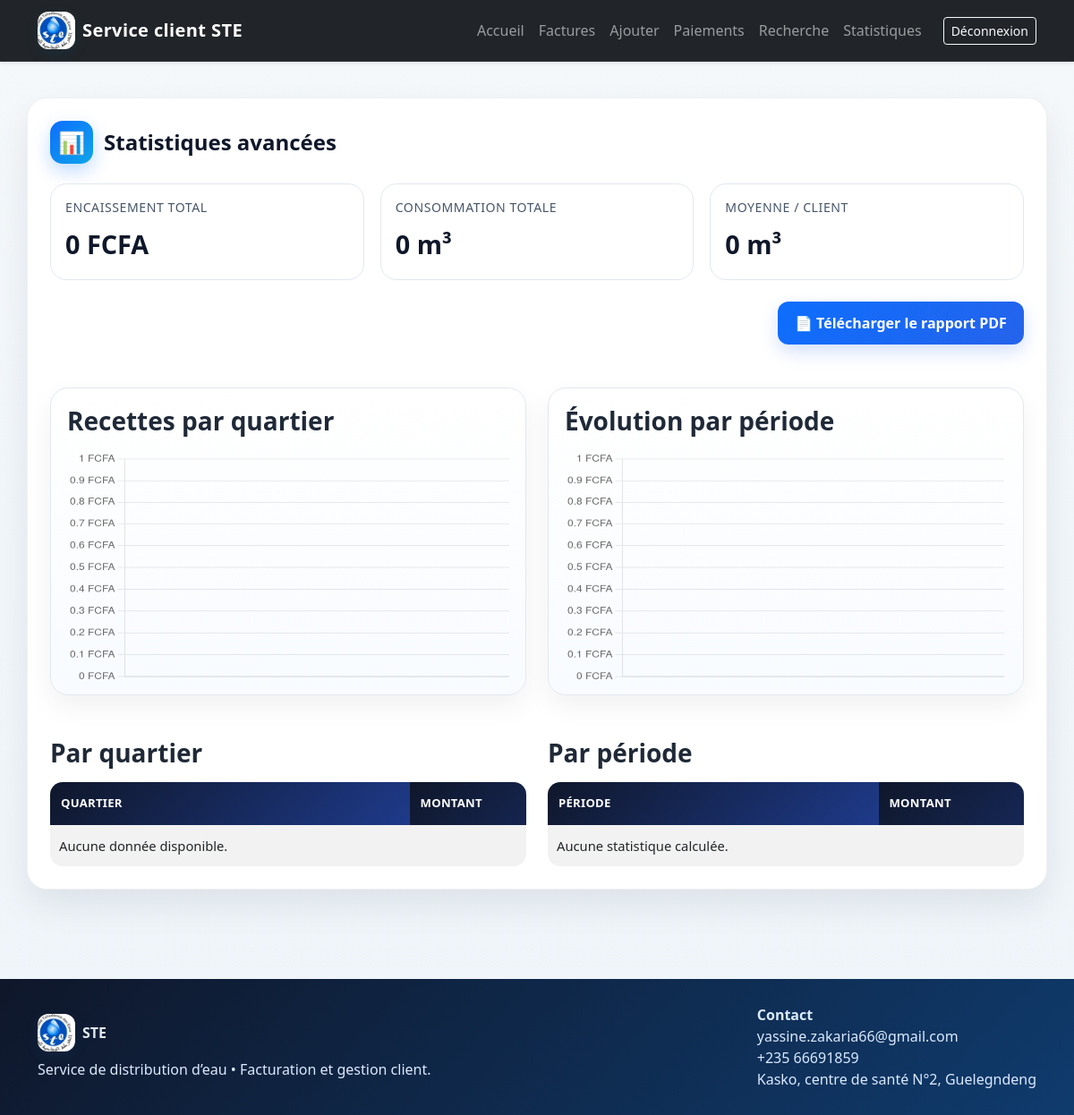
/statistiques/ (signed in), run on an earlier commit of the app's database.
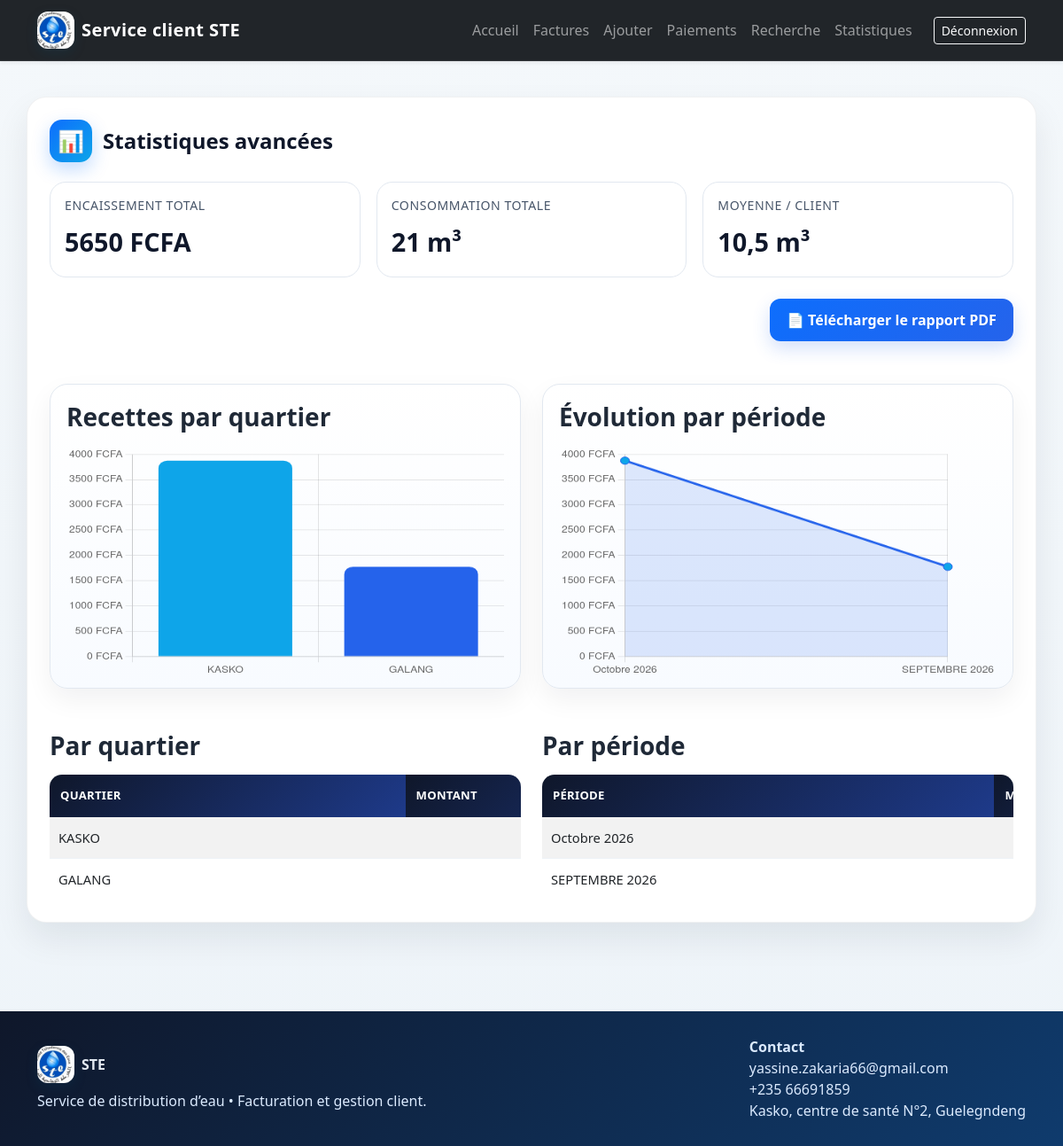
And on a later commit of the database.
### factures/models.py (models this page shows, shortened)
class Facture(models.Model):
    QUARTIER_CHOICES = [
        ("", ""),
        ("KASKO", "KASKO"),
        ("GALANG", "GALANG"),
        ("AZIGARANG", "AZIGARANG"),
        ("CENTRE", "CENTRE"),
        ("YADAWA", "YADAWA"),
        ("MBAKTAR", "MBAKTAR"),
    ]
    STATUT_PAIEMENT_CHOICES = [
        ("en_attente", "En attente"),
        ("paye", "Payé"),
        ("partiel", "Partiel"),
        ("impaye", "Impayé"),
    ]
    numero_facture = models.CharField(max_length=20, unique=True, blank=True, editable=False, verbose_name="N° Facture")
    matricule_client = models.CharField(max_length=30, blank=True, editable=False, verbose_name="Matricule Client")
    nom_client = models.CharField(max_length=100, verbose_name="Nom Client")
    quartier = models.CharField(max_length=100, choices=QUARTIER_CHOICES, default="KASKO", verbose_name="Quartier")
    numero_quartier = models.CharField(max_length=20, default="125")
    calibre = models.IntegerField(default=3)
    ancien_index = models.IntegerField()
    nouvel_index = models.IntegerField()
    conso = models.IntegerField(editable=False, default=0)
    mt_ht = models.IntegerField(editable=False, default=0, verbose_name="Montant Consommation")
    location_compteur = models.IntegerField(default=230)
    entretien_branchement = models.IntegerField(default=345)
    mois = models.CharField(max_length=30, default="SEPTEMBRE 2026")
    date_facture = models.DateField(default=datetime.date.today)
    net_a_payer = models.IntegerField(editable=False, default=0)
    statut_paiement = models.CharField(
        max_length=20,
        choices=STATUT_PAIEMENT_CHOICES,
        default="en_attente",
        verbose_name="Statut du paiement",
    )

### factures/views.py (the view)
# urls.py: path('statistiques/', views.statistiques_avancees, name='statistiques_avancees'),
@login_required(login_url='login')
@user_passes_test(is_admin, login_url='login')
def statistiques_avancees(request):
    total_encaisse = Facture.objects.aggregate(Sum('net_a_payer'))['net_a_payer__sum'] or 0
    consommation_totale = Facture.objects.aggregate(Sum('conso'))['conso__sum'] or 0
    moyenne_consommation = Facture.objects.aggregate(Avg('conso'))['conso__avg'] or 0
    par_quartier = Facture.objects.values('quartier').annotate(
        total = Sum('net_a_payer'),
        clients = Count('id'),
    ).order_by('-total')
    par_mois = Facture.objects.values('mois').annotate(
        total = Sum('net_a_payer'),
        volume = Sum('conso'),
    ).order_by('-total')[:6]
    quartier_labels = [item['quartier'] for item in par_quartier]
    quartier_values = [float(item['total']) for item in par_quartier]
    mois_labels = [item['mois'] for item in par_mois]
    mois_values = [float(item['total']) for item in par_mois]
    context = {
        'total_encaisse': total_encaisse,
        'consommation_totale': consommation_totale,
        'moyenne_consommation': round(moyenne_consommation, 2),
        'par_quartier': par_quartier,
        'par_mois': par_mois,
        'quartier_labels': quartier_labels,
        'quartier_values': quartier_values,
        'mois_labels': mois_labels,
        'mois_values': mois_values,
    }
    return render(request, 'factures/statistiques.html', context)

### factures/views.py (called while the page is built)
def is_admin(user):
    return user.is_authenticated and user.is_staff

### factures/templates/factures/statistiques.html (shortened to what the changed rows need)
{% extends 'base.html' %}
{% block content %}
<div class="container page-shell">
    <div class="page-card">
        <div class="page-header">
            <div class="title-wrap">
                <h2>Statistiques avancées</h2>
            </div>
        </div>
        <div class="stat-list">
            <div class="stat-box">
                <h4>Encaissement total</h4>
                <strong>{{ total_encaisse }} FCFA</strong>
            </div>
            <div class="stat-box">
                <h4>Consommation totale</h4>
                <strong>{{ consommation_totale }} m³</strong>
            </div>
            <div class="stat-box">
                <h4>Moyenne / client</h4>
                <strong>{{ moyenne_consommation }} m³</strong>
            </div>
        </div>
        <div class="row mt-4 g-4">
            <div class="col-lg-6">
                <div class="chart-panel">
                    <h3 class="fw-bold mb-3">Recettes par quartier</h3>
                    <canvas id="quartierChart"></canvas>
                </div>
            </div>
            <div class="col-lg-6">
                <div class="chart-panel">
                    <h3 class="fw-bold mb-3">Évolution par période</h3>
                    <canvas id="periodeChart"></canvas>
                </div>
            </div>
        </div>
        <div class="row mt-4 g-4">
            <div class="col-lg-6">
                <div class="table-responsive">
                    <table class="table table-striped align-middle">
                        <thead>
                            <tr>
                                <th>Quartier</th>
                                <th>Montant</th>
                            </tr>
                        </thead>
                        <tbody>
                            {% for item in par_quartier %}
                            <tr>
                                <td>{{ item.quartier }}</td>
                                <td>{{ item.total }} FCFA</td>
                            </tr>
                            {% empty %}
                            <tr>
                                <td colspan="3" class="empty-box">Aucune donnée disponible.</td>
                            </tr>
                            {% endfor %}
                        </tbody>
                    </table>
                </div>
            </div>
            <div class="col-lg-6">
                <div class="table-responsive">
                    <table class="table table-striped align-middle">
                        <thead>
                            <tr>
                                <th>Période</th>
                                <th>Montant</th>
                            </tr>
                        </thead>
                        <tbody>
                            {% for item in par_mois %}
                            <tr>
                                <td>{{ item.mois }}</td>
                                <td>{{ item.total }} FCFA</td>
                            </tr>
                            {% empty %}
                            <tr>
                                <td colspan="3" class="empty-box">Aucune statistique calculée.</td>
                            </tr>
                            {% endfor %}
                        </tbody>
                    </table>
                </div>
            </div>
        </div>
    </div>
</div>
<script>
const quartierLabels = {{ quartier_labels|safe }};
const quartierValues = {{ quartier_values|safe }};
const periodeLabels = {{ mois_labels|safe }};
const periodeValues = {{ mois_values|safe }};
new Chart(document.getElementById('quartierChart'), {
    type: 'bar',
    data: {
        labels: quartierLabels,
        datasets: [{
            label: 'Montant encaissé',
            data: quartierValues,
            backgroundColor: ['#0ea5e9', '#2563eb', '#10b981', '#f59e0b', '#ef4444'],
            borderRadius: 10
        }]
    },
    options: {
        responsive: true,
        maintainAspectRatio: false,
        plugins: { legend: { display: false } },
        scales: {
            y: { beginAtZero: true, ticks: { callback: (value) => value + ' FCFA' } }
        }
    }
});
new Chart(document.getElementById('periodeChart'), {
    type: 'line',
    data: {
        labels: periodeLabels,
        datasets: [{
            label: 'Encaissement',
            data: periodeValues,
            borderColor: '#2563eb',
            backgroundColor: 'rgba(37, 99, 235, 0.15)',
            tension: 0.35,
            fill: true,
            pointRadius: 5,
            pointBackgroundColor: '#0ea5e9'
        }]
    },
    options: {
        responsive: true,
        maintainAspectRatio: false,
        plugins: { legend: { display: false } },
        scales: {
            y: { beginAtZero: true, ticks: { callback: (value) => value + ' FCFA' } }
        }
    }
});
</script>
{% endblock %}

What changed in the data, as far as the page shows it:
added Facture: quartier "KASKO", mois "Octobre 2026"
added Facture: quartier "GALANG", mois "SEPTEMBRE 2026"
Also different on the page:
{{ total_encaisse }}: "0" → "5650"
{{ consommation_totale }}: "0" → "21"
{{ moyenne_consommation }}: "0" → "10,5"
chart data {{ quartier_labels|safe }}: [] → ['KASKO', 'GALANG']
chart data {{ quartier_values|safe }}: [] → [3875.0, 1775.0]
chart data {{ mois_labels|safe }}: [] → ['Octobre 2026', 'SEPTEMBRE 2026']
chart data {{ mois_values|safe }}: [] → [3875.0, 1775.0]
text no longer shown: "Aucune donnée disponible. Aucune statistique calculée."
